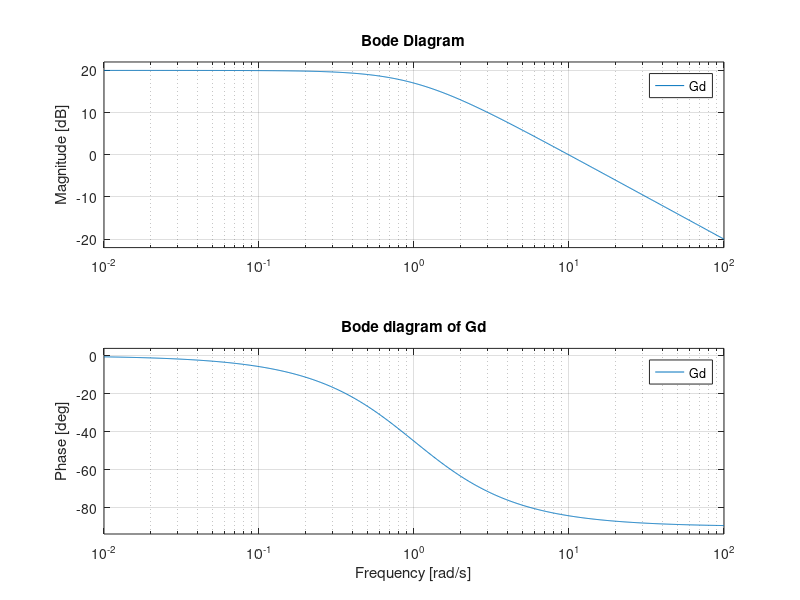
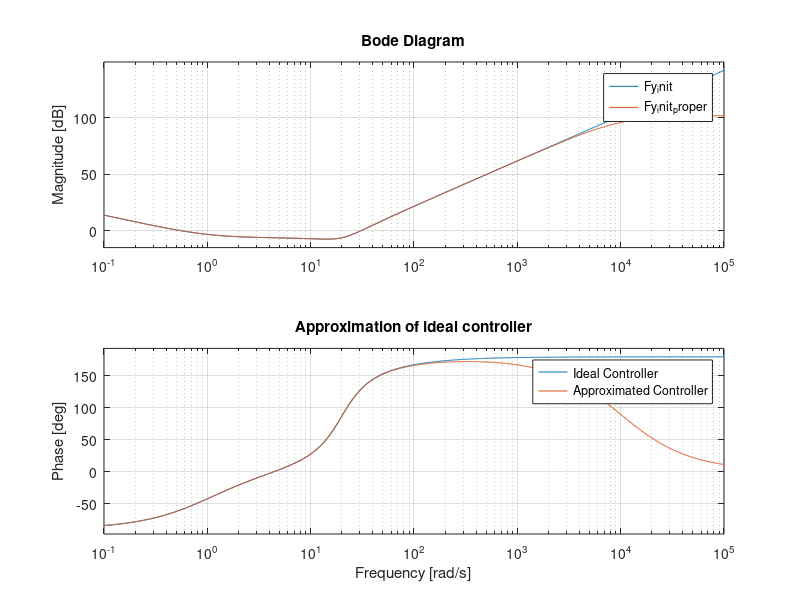
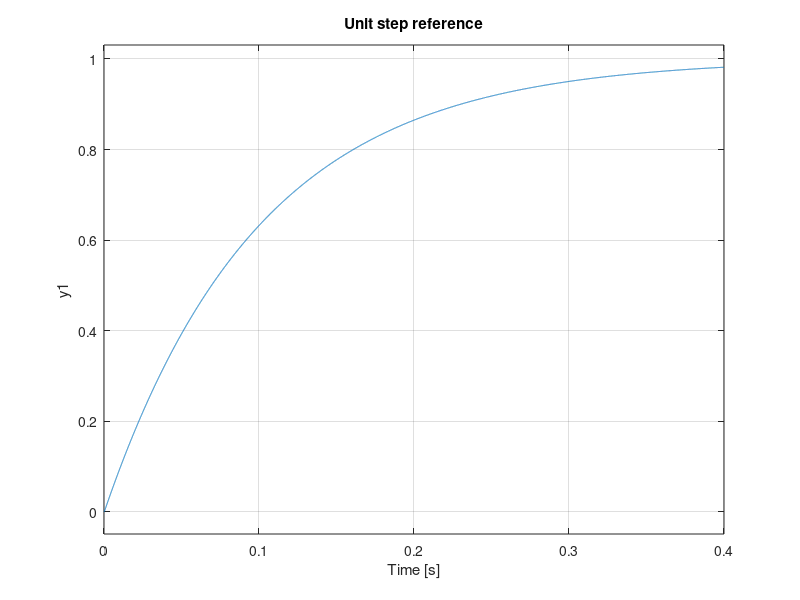
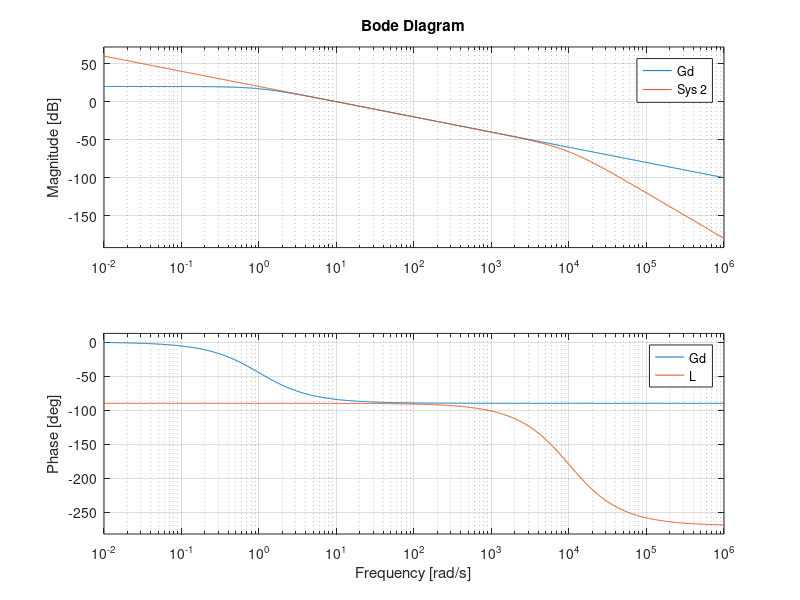

The MATLAB script that drew these images, in order: (Note: this script raises an error after producing the figures.)
clear 
%clc

% Laplace Variable 
s = tf('s');

% Transfer functions
G = 20/(((1/(20)^2)*s^2 + (1/20)*s + 1)*(s+1));  % r -> y
Gd = 10/(s+1);                                   % d -> y

%% Exercise 4.2.1
% Plot Gd to determine frequencies where |Gd| > 1
figure;
bode(Gd)
title("Bode diagram of Gd")
[~,~, ~, wcG] = margin(Gd);

% Desired cross-over frequency can be approximated to 10 rad/sec
wc = 10;

% Initial Controller using an inverse of the model s.t. L \approx w_c/s
Fy_init = (1/G)*wc/s;

% Add high frequency dynamics (above desired cross-over) to make controller proper
F_high_freq_poles = 1/(0.0001*s +1)^2; 
Fy_init_proper = Fy_init* F_high_freq_poles;

% Plot the "ideal" and approximated controller
figure;
bode(Fy_init,Fy_init_proper)
title("Approximation of ideal controller")
legend("Ideal Controller", "Approximated Controller")

% Transfer Function from d to y
T_d_to_y = minreal(feedback(1, Fy_init_proper*G))*Gd;
% Transfer Function from r to y
T_r_to_y = minreal(feedback(Fy_init_proper*G, 1));

% Plot the response to a unit distrubance and a unit reference
figure;
subplot(1,2,1)
step(T_d_to_y);
title("Unit step distrubance")
subplot(1,2,2)
step(T_r_to_y)
title("Unit step reference")

% Evaluate loop shapes by confirming that |Fy| > |G^(-1)Gd| (Here this is not satisfied, hence disturbance rejection performance is suboptimal)
figure;
subplot(2,1,1)
bode(Fy_init_proper,G^(-1)*Gd)
legend('Fy', 'Gd*G^(-1)')
subplot(2,1,2)
bode(Gd, Fy_init_proper*G)
legend('Gd', 'L')

%% Exercise 4.2.2
% Approximate G^(-1)*Gd with a constant 0.5 
figure;
bode(Gd/G, (Gd/G)/(s/200+1)^2);
title("Term to be approximated")

% Plot the open-loop with the P-controller
L_improper = Gd;                     % Improper
L1 = 0.5*G;                            % Approximation #1
figure;
bode(L_improper, L1)
title("Open-loop with P-Controller")

%% Integral action effective frequency
wI = 0.55*wcG;

% Modified controller
F_integrator = (s + wI)/s;
%Fy_improper = F_integrator*Gd/G;       % Improper
%Fy1 = F_integrator*0.94/2;             % Approximation #1
Fy2 = F_integrator*(Gd/G)/((s/(10*wI) +1)^2);               % Approximation #2

Fy = Fy2;     % Selcet Controller
% Open-loop gain
L = Fy*G;

% Plot the open-loop with the added PI-Controller
figure;
bode(L)
title("Open-loop with PI-Controller")

% Evaluate loop shapes by confirming that |Fy| > |G^(-1)Gd|
% figure;
% subplot(2,1,1)
% bode(Fy,G^(-1)*Gd)
% legend('Fy', 'Gd*G^(-1)')
% subplot(2,1,2)
% bode(Gd, L)
% legend('Gd', 'L')

% Transfer Function from d to y
T_d_to_y = minreal(feedback(1, Fy*G))*Gd;
% Transfer Function from d to y
T_r_to_y = minreal(feedback(Fy*G, 1));

% Plot the response to a unit distrubance and a unit reference
figure;
subplot(1,2,1)
step(T_d_to_y);
title("Unit step distrubance")
subplot(1,2,2)
step(T_r_to_y)
title("Unit step reference")

%% Exercise 4.2.3

% Desired closed-loop paramters
phi_m = 60;
% Obtain phase margin of pre-lead loop
[~, PM,~,wCLead] = margin(L);
% Lead controller parmaters 
phi_rec = phi_m - PM + 8;       % -> Look at table for beta!
%beta = 0.37;                     % From Table (for approx #1)
beta = 0.75;                     % From Table (for approx #2)
tau_D = 1/(wCLead*sqrt(beta));  

%% Lead compensator
F_lead = (tau_D*s + 1)/(beta*tau_D*s + 1);
% Get gain at desired cross-over frequency 
[Mag_G_wc, Phi_G_wc] = bode(F_lead*Fy*G, wCLead);
% Final Lead Compensator
F_lead = (1/Mag_G_wc)*F_lead;

% Open-loop 
Fy_lead = minreal(F_lead*Fy);
L = Fy_lead*G;

% Validate the open-loop gain design
[Gm_ol,Pm_ol,Wcg_ol,Wcp_ol] = margin(L);

% Design the pre-filter
tau = 0.12;
Fr = 1/(tau*s + 1);

% Closed-loop transfer function from r to y
T_r_to_y = Fr*minreal(feedback(L, 1));
% Transfer Function from d to y
T_d_to_y = minreal(feedback(1, L))*Gd;


% Obtain step response data 
stepinfo(T_r_to_y)
figure;
step(T_r_to_y)

%% Plot the response to a unit distrubance and a unit reference
figure;
subplot(1,2,1)
step(T_d_to_y);
title("Unit step distrubance")
subplot(1,2,2)
step(T_r_to_y)
title("Unit step reference")

% Consider the transfer function from inputs to u
S = minreal(feedback(1,L));
T = minreal(feedback(L,1));

% Closed-loop transfer function from r to u
T_r_to_u = Fr*Fy_lead*S;
% Transfer Function from d to y
T_d_to_u = -Fy_lead*S*Gd;

% Plot the control input to a unit distrubance and a unit reference
figure;
subplot(1,3,1)
step(T_d_to_u);
title("Unit step distrubance: Control input")
subplot(1,3,2)
step(T_r_to_u)
title("Unit step reference: Control input")
subplot(1,3,3)
step(T_r_to_u + T_d_to_u)
title("Unit step: Combined (reference + disturbance)")

%% Exercise 4.2.3
 % Plot the Bode diagrams of the sensivity function and complementary
 % sensitivity function
 figure;
 bode(S, T)
 title('Sensitivity function S and Complementary Sensitivity function T')
 legend('S', 'T')





